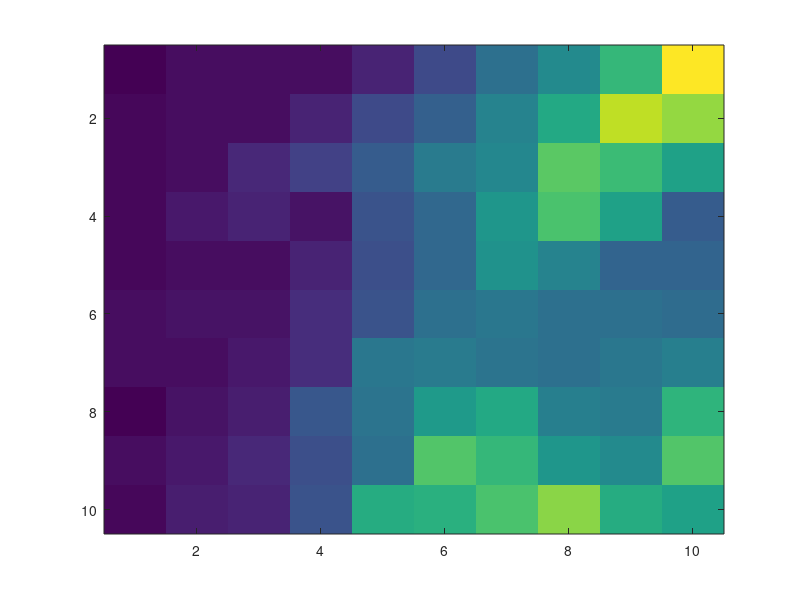

This chart was generated by the following MATLAB code: (Note: this script raises an error after producing the figure.)
load('rejectionSamplingPatches2.mat');
%%

load('goodPatches3.mat');
newPatches = randPatches;
%%

patchSize=10;
patches = cell(1,size(newPatches,1));
for i = 1:size(newPatches,1)
    imgToShow = reshape(newPatches(i,1:patchSize,1:patchSize),[patchSize patchSize]); 
    patches{i} = imgToShow;
end

%%
basePatchNum = floor(rand(1,1)*length(patches)) + 1;
basePatch = patches{basePatchNum};

figure
imagesc(basePatch);
%%
basePatch = patches{basePatchNum};
%%
[baseWeight,basePixelLocs] = getFeatureWeight(basePatch);
F1 = basePixelLocs;
W1 = baseWeight;
%Func = @getPixelSquaredDist;
Func = @getPixelDist;
[m a] = size(F1);

errorFunc = @(x) getTotalError(f,W1,W2,x);
numPatches = 100;
W2vectors = cell(1,numPatches);

for patchNum = 1:numPatches
    curPatch = patches{patchNum};
    
    totalFlow = min(sum(sum(basePatch)),sum(sum(curPatch)));
    [weight,pixelLocs] = getFeatureWeight(curPatch);
    
    F2 = pixelLocs;
    W2 = weight;
    W2vectors{patchNum} = W2;
    
    % number and length of feature vectors    
    [n a] = size(F2);

    % gets ground distance matrix
    f = zeros(m,n);
    capF = zeros(m,n); %capacity of link. set to zero.
    %maxDist = 5;
    for i = 1:m
        for j = 1:n
            f(i, j) = Func(F1(i, 1:a), F2(j, 1:a));
            capF(i,j)=1;
            %if( norm(F1(i, 1:a)-F2(j, 1:a),Inf) <= maxDist)
            %   capF(i,j)=1; 
            %end
        end
    end

    %{
    Graph has the following description:
        Edges from source to nodes with baseWeight
        Edges between baseWeight and curWeight
        Edges from curWeight to sink

    Let N be number of pixels in basePatch
    Cost Matrix and Capacity Matrix for the graph will have the following:
        First N rows/columns are nodes for basePatch
        Next N rows/columns are nodes for curPatch
        Node 2N+1 is the source
        Node 2N+1 is the sink
    %}

    N1 = length(W1); N2 = length(W2);
    matrixN = N1+N2+2;

    %makes cost matrix
    costMatrix = ones(matrixN,matrixN)*totalFlow;

    %makes capacity matrix. all edges not in graph have capacity 0
    capMatrix = zeros(matrixN,matrixN);

    %makes edges from source to base
    sourceIndex = N1+N2+1;
    for i = 1:N1
       costMatrix(sourceIndex,i) = 0;
       capMatrix(sourceIndex,i) = W1(i);
    end

    %makes edge from current to sink
    sinkIndex = sourceIndex+1;
    for i = 1:N2
       index = N1 + i;
       costMatrix(index,sinkIndex)=0;
       capMatrix(index,sinkIndex)=W2(i);
    end

    %makes edges from base to current
    costMatrix(1:N1,(N1+1):(N2+N1)) = f;
    capMatrix(1:N1,(N1+1):(N2+N1)) = capF.*totalFlow;

    file1 = strcat('matricesToCompute/costMatrix',num2str(patchNum),'.txt');
    file2 = strcat('matricesToCompute/capMatrix',num2str(patchNum),'.txt');
    save(file1,'costMatrix','-ascii');
    save(file2,'capMatrix','-ascii');
    
    if(mod(patchNum,10) == 0)
       patchNum 
    end
    
end

%%

% inequality constraints
NN = length(W1);
A1 = zeros(NN, NN * NN);
A2 = zeros(NN, NN * NN);
for i = 1:NN
    for j = 1:NN
        k = j + (i - 1) * NN;
        A1(i, k) = 1;
        A2(j, k) = 1;
    end
end
A = [A1; A2];
Aeq = ones(NN + NN, NN * NN);
lb = zeros(1, NN * NN);
f = f';
f = f(:);

percentToMax=zeros(1,numPatches);
percentToMaxOther=zeros(1,numPatches);
%percentOverMin = zeros(1,numPatches);
sumW1 = sum(W1);
for i = 1:numPatches
    
    sourceFile = strcat('emdResults/sourceFlow',num2str(i),'.txt');
    sinkFile = strcat('emdResults/sinkFlow',num2str(i),'.txt');
    
    flowMatrixFile = strcat('emdResults/pixelFlowMatrix',num2str(i),'.txt');
    xInit = load(flowMatrixFile);
    xInit = xInit';
    xInit = xInit(:);
    
    sourceFlow = load(sourceFile);
    sinkFlow = load(sinkFile);
    currentW2 = W2vectors{i};
    sumSquError = sum((sourceFlow-W1).^2) + sum((sinkFlow-currentW2).^2);
    
    b = [W1; currentW2];
    beq = ones(NN + NN, 1) * min(sum(W1), sum(currentW2));
    
    errorFunc = @(x) getTotalError(f,W1,currentW2,x);
    [newX,fvals] = fmincon(errorFunc,xInit,A,b,Aeq,beq,lb,[]);
    sumSquErrorOther = getSquaredError(newX,W1,currentW2);

    %{
    This part calculates the min
        and max of the quadratic error
        part of the quadratic program
        to see how close we are

    Details are in Weather Project folder
        under MinMaxQuadraticPart.JPG
    %}
    maxSquaredError = (sumW1 - sum(currentW2))^2;
    minSquaredError = maxSquaredError/length(W1);
    
    percentToMax(i) = (sumSquError-minSquaredError)/(maxSquaredError-minSquaredError);
    percentToMaxOther(i) = (sumSquErrorOther-minSquaredError)/(maxSquaredError-minSquaredError);
    %percentOverMin(i) = (sumSquError-minSquaredError)/minSquaredError;
end

%%

figure
%[P1, I] = sort(percentToMax(percentToMax<1));
P1 = percentToMax; P1(P1 > 0.09)=0;
plot(P1,'g-');
hold on
%[P2, I] = sort(percentToMaxOther(percentToMaxOther<0.2));
P2 = percentToMaxOther; P2(P2>0.09)=0;
plot(P2,'r-')
xlabel('Image Patch');
ylabel('Error on 0-1 scale with 0 as min, 1 as max');
legend('Max Flow Algorithm','Non-Linear Optimization','Location','Northwest');
%%
save('algorithmRunResults.mat','percentToMax','percentToMaxOther','-v7.3');

%{
figure
[P2, I] = sort(percentOverMin(percentOverMin<100));
plot(P2)
xlabel('Image Patch');
ylabel('Ratio of Error to Min Error');
%}

%%

load('emdResults.txt');
[emdVals bestIndices] = sort(emdResults);
